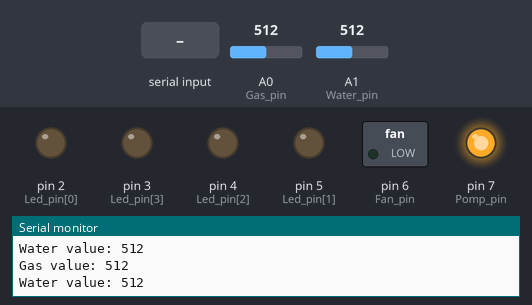
This sketch was run on a simulated Arduino Uno, built with avr-gcc and run on an emulated ATmega328P. Shown: switched loads named in the sketch (green lamp = pin HIGH), output pins drawn as LEDs (lit = HIGH), the last lines printed to the serial monitor. The inputs (shaded band) are chosen by the test bench; at power-on: A0 (Gas_pin) = 512, A1 (Water_pin) = 512.

Above: at 9.2 s.
9.3 s: A0 (Gas_pin) set to 413
10.8 s: A0 (Gas_pin) set to 394
At 11.9 s:
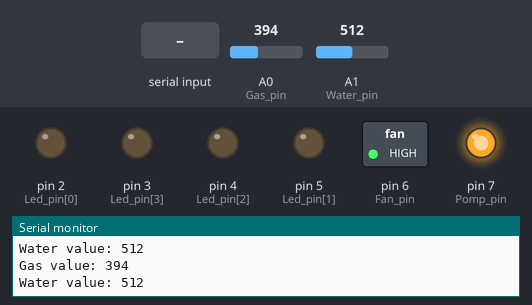
12.3 s: A1 (Water_pin) set to 1015
13.8 s: A1 (Water_pin) set to 1023
At 14.7 s:
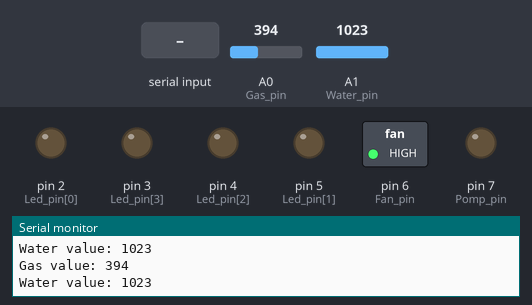
15.3 s: "1" received over Serial
At 16.2 s:
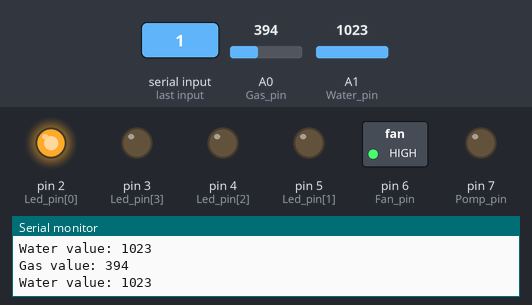
16.9 s: "2" received over Serial
At 17.7 s:
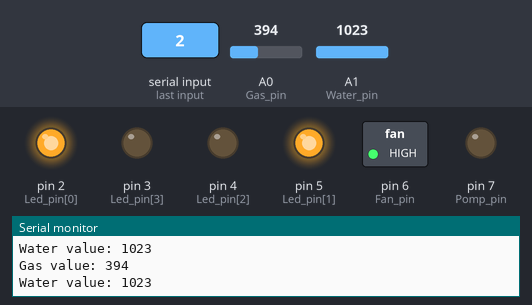
Timing chart, 0 to 19.5 s (numbered marks = the images above; inputs shaded):
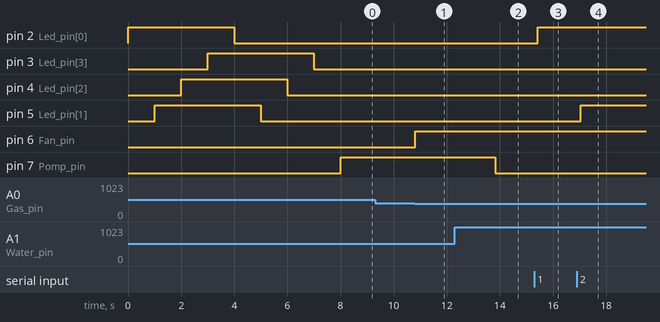

The sketch:

Leds_Gas_Pomp.ino
```cpp
#define Water_pin A1
#define Gas_pin A0
#define Fan_pin 6
#define Pomp_pin 7
int Led_pin[4]={2,5,4,3};
bool Led_stat[4]={false,false,false,false};

void setup() {
           pinMode(Water_pin, INPUT);
           pinMode(Gas_pin, INPUT);
           pinMode(Fan_pin, OUTPUT);
           pinMode(Pomp_pin,OUTPUT);

           for(int i=0;i<4;i++)
             pinMode(Led_pin[i], OUTPUT);

            Serial.begin(9600);

            for(int i=0;i<4;i++)
               {digitalWrite(Led_pin[i], HIGH);
               delay(1000);}
            for(int i=0;i<4;i++)
               {digitalWrite(Led_pin[i], LOW);
               delay(1000);}

}
void BT(){

    if(Serial.available()>0)
      {
        char BT_state=Serial.read();
        switch(BT_state){
          case '1':Led_stat[0]=!Led_stat[0];break;
          case '2':Led_stat[1]=!Led_stat[1];break;
          case '3':Led_stat[2]=!Led_stat[2];break;
          case '4':Led_stat[3]=!Led_stat[3];break;
        }
        for(int i=0;i<4;i++)digitalWrite(Led_pin[i],Led_stat[i]);
      }
}

void Gas(){
    int Gas_state=analogRead(Gas_pin);
    int Water_state=analogRead(Water_pin);
    if(Gas_state<200 && Water_state==1023)digitalWrite(Fan_pin,HIGH);
    else
    if(Gas_state>400)digitalWrite(Fan_pin, LOW);
    else digitalWrite(Fan_pin, HIGH);
    Serial.print("Gas value: ");
    Serial.println(Gas_state);
}
void Pomp(){
   int Water_state=analogRead(Water_pin);
   if(Water_state!=1023)digitalWrite(Pomp_pin, HIGH);
   else digitalWrite(Pomp_pin, LOW);
   Serial.print("Water value: ");
   Serial.println(Water_state);
}
void loop() {
  BT();
  Gas();
  Pomp();
delay(200);
}
```

Measured:
- the behaviour switches between 401 and 400 on A0 (Gas_pin) (found by bisection; images 0 and 1)
- the behaviour switches between 1022 and 1023 on A1 (Water_pin) (found by bisection; images 1 and 2)
- after the input at 10.8 s, pin 6 (Fan_pin): LOW → HIGH at once
- after the input at 13.8 s, pin 7 (Pomp_pin): HIGH → LOW at once
- after the input at 15.3 s, pin 2 (Led_pin[0]): LOW → HIGH after 0.13 s
- after the input at 16.9 s, pin 5 (Led_pin[1]): LOW → HIGH after 0.14 s
